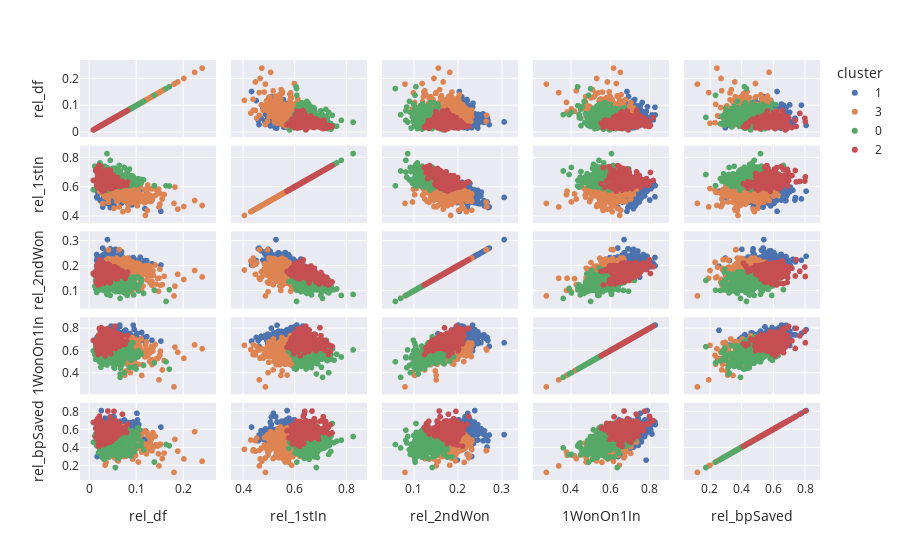

The cell this chart's notebook holds for it:
### Code cell
px.scatter_matrix(df_players,
    dimensions=feautures,
    color="cluster",)

### Figure 1 — Plotly figure (JSON) as saved in the notebook; plotly's stock layout.template omitted (floating-point values rounded to 4 significant figures; data arrays with more than 128 entries replaced by an {"elided": "..."} marker saying what was removed)
{"data": [{"dimensions": [{"axis": {"matches": true}, "label": "rel_df", "values": {"elided": "638 float values"}}, {"axis": {"matches": true}, "label": "rel_1stIn", "values": {"elided": "638 float values"}}, {"axis": {"matches": true}, "label": "rel_2ndWon", "values": {"elided": "638 float values"}}, {"axis": {"matches": true}, "label": "1WonOn1In", "values": {"elided": "638 float values"}}, {"axis": {"matches": true}, "label": "rel_bpSaved", "values": {"elided": "638 float values"}}], "hovertemplate": "cluster=1<br>%{xaxis.title.text}=%{x}<br>%{yaxis.title.text}=%{y}<extra></extra>", "legendgroup": "1", "marker": {"color": "rgb(76,114,176)", "symbol": "circle"}, "name": "1", "showlegend": true, "type": "splom"}, {"dimensions": [{"axis": {"matches": true}, "label": "rel_df", "values": {"elided": "530 float values"}}, {"axis": {"matches": true}, "label": "rel_1stIn", "values": {"elided": "530 float values"}}, {"axis": {"matches": true}, "label": "rel_2ndWon", "values": {"elided": "530 float values"}}, {"axis": {"matches": true}, "label": "1WonOn1In", "values": {"elided": "530 float values"}}, {"axis": {"matches": true}, "label": "rel_bpSaved", "values": {"elided": "530 float values"}}], "hovertemplate": "cluster=3<br>%{xaxis.title.text}=%{x}<br>%{yaxis.title.text}=%{y}<extra></extra>", "legendgroup": "3", "marker": {"color": "rgb(221,132,82)", "symbol": "circle"}, "name": "3", "showlegend": true, "type": "splom"}, {"dimensions": [{"axis": {"matches": true}, "label": "rel_df", "values": {"elided": "546 float values"}}, {"axis": {"matches": true}, "label": "rel_1stIn", "values": {"elided": "546 float values"}}, {"axis": {"matches": true}, "label": "rel_2ndWon", "values": {"elided": "546 float values"}}, {"axis": {"matches": true}, "label": "1WonOn1In", "values": {"elided": "546 float values"}}, {"axis": {"matches": true}, "label": "rel_bpSaved", "values": {"elided": "546 float values"}}], "hovertemplate": "cluster=0<br>%{xaxis.title.text}=%{x}<br>%{yaxis.title.text}=%{y}<extra></extra>", "legendgroup": "0", "marker": {"color": "rgb(85,168,104)", "symbol": "circle"}, "name": "0", "showlegend": true, "type": "splom"}, {"dimensions": [{"axis": {"matches": true}, "label": "rel_df", "values": {"elided": "585 float values"}}, {"axis": {"matches": true}, "label": "rel_1stIn", "values": {"elided": "585 float values"}}, {"axis": {"matches": true}, "label": "rel_2ndWon", "values": {"elided": "585 float values"}}, {"axis": {"matches": true}, "label": "1WonOn1In", "values": {"elided": "585 float values"}}, {"axis": {"matches": true}, "label": "rel_bpSaved", "values": {"elided": "585 float values"}}], "hovertemplate": "cluster=2<br>%{xaxis.title.text}=%{x}<br>%{yaxis.title.text}=%{y}<extra></extra>", "legendgroup": "2", "marker": {"color": "rgb(196,78,82)", "symbol": "circle"}, "name": "2", "showlegend": true, "type": "splom"}], "layout": {"dragmode": "select", "legend": {"title": {"text": "cluster"}, "tracegroupgap": 0}, "margin": {"t": 60}}}
